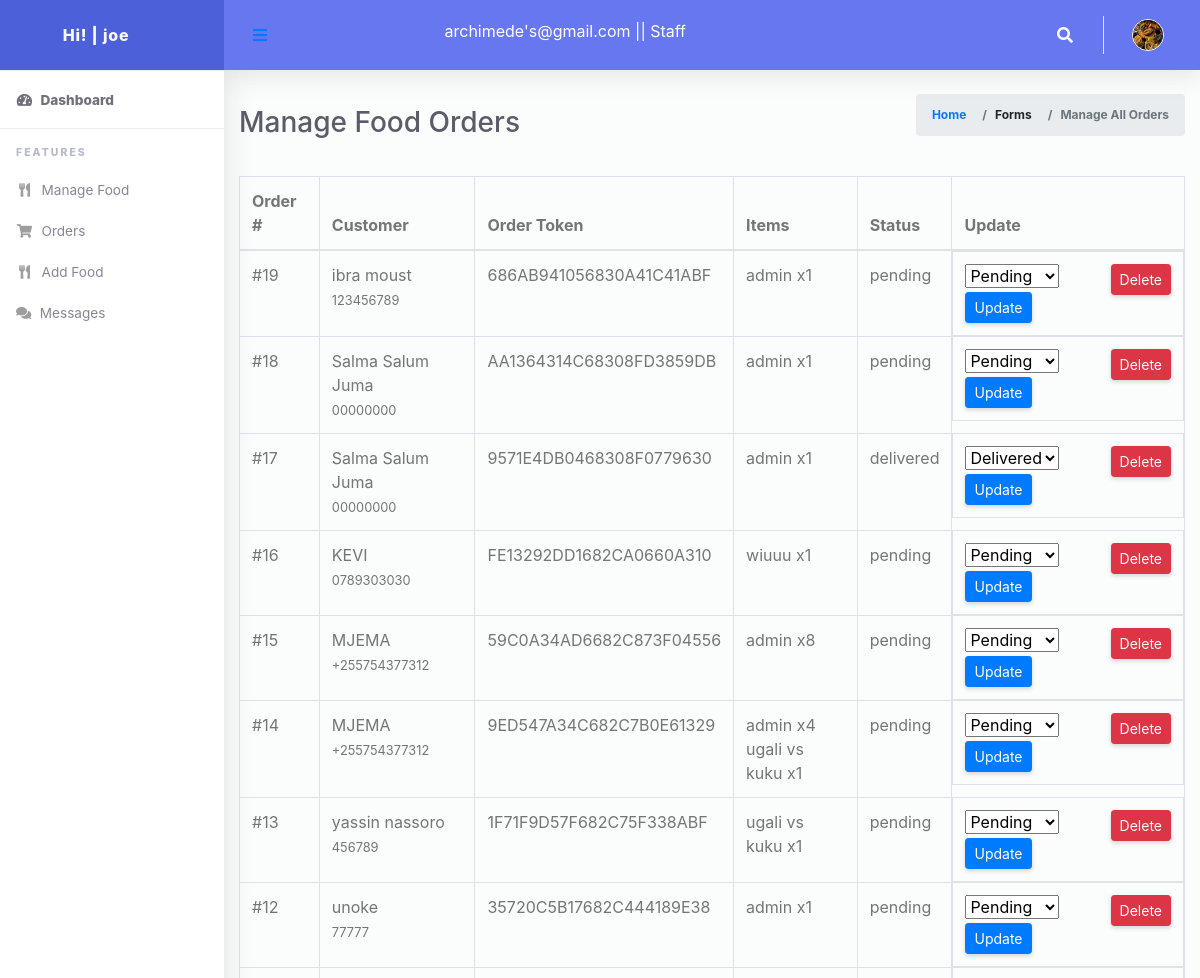
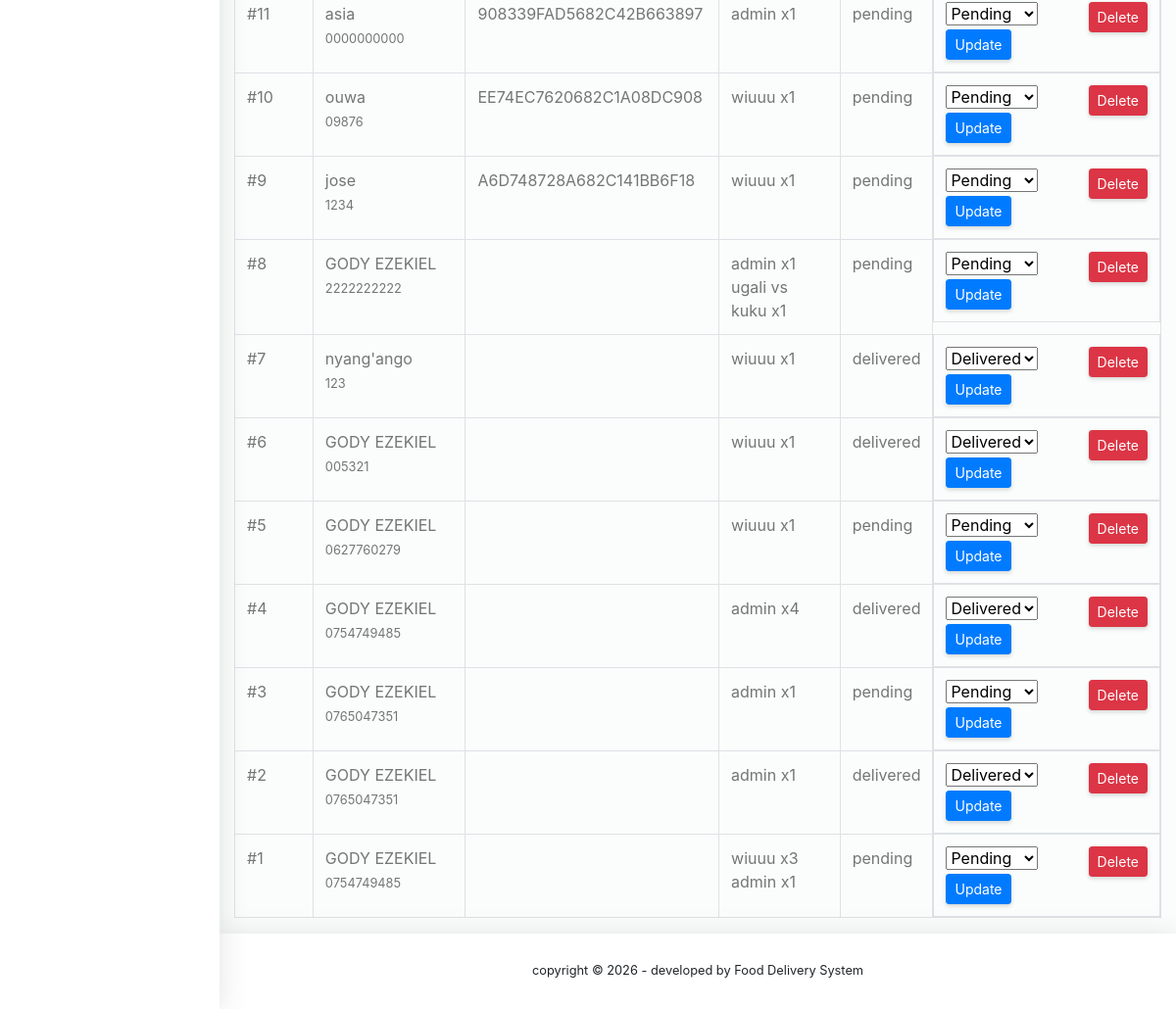
Page /staff/order.php (signed in) on the committed database (2 pictures, top to bottom).
### tables this page shows
CREATE TABLE `users` (
  `id` int(11) NOT NULL,
  `username` varchar(50) DEFAULT NULL,
  `email` varchar(100) DEFAULT NULL,
  `password` varchar(255) DEFAULT NULL,
  `role` enum('admin','staff','user') DEFAULT NULL,
  `image` varchar(255) DEFAULT NULL,
  `created_at` timestamp NOT NULL DEFAULT current_timestamp()
);

CREATE TABLE `orders` (
  `id` int(11) NOT NULL,
  `user_id` int(11) DEFAULT NULL,
  `status` enum('pending','accepted','dispatched','delivered') DEFAULT 'pending',
  `order_token` varchar(50) DEFAULT NULL,
  `created_at` timestamp NOT NULL DEFAULT current_timestamp()
);

CREATE TABLE `guest_info` (
  `id` int(11) NOT NULL,
  `order_id` int(11) DEFAULT NULL,
  `fullname` varchar(100) DEFAULT NULL,
  `email` varchar(100) DEFAULT NULL,
  `phone` varchar(20) DEFAULT NULL,
  `address` text DEFAULT NULL
);

CREATE TABLE `order_items` (
  `id` int(11) NOT NULL,
  `order_id` int(11) DEFAULT NULL,
  `food_item_id` int(11) DEFAULT NULL,
  `quantity` int(11) DEFAULT NULL
);

CREATE TABLE `food_items` (
  `id` int(11) NOT NULL,
  `name` varchar(100) DEFAULT NULL,
  `description` text DEFAULT NULL,
  `price` decimal(10,2) DEFAULT NULL,
  `image` varchar(255) DEFAULT NULL,
  `available` tinyint(1) DEFAULT 1
);

### staff/order.php (the view, shortened to what this page needs)
<?php
$staff_id = $_SESSION['multi_user_sessions']['staff']['user_id'];
include '../includes/db_connection.php';
$staffInfo = null;
$staff_query = $conn->prepare("SELECT username, email, role, image FROM users WHERE id = ?");
$staff_query->bind_param("i", $staff_id);
$staff_query->execute();
$staff_result = $staff_query->get_result();
if ($staff_result && $staff_result->num_rows > 0) {
    $staffInfo = $staff_result->fetch_assoc();
}
?>
<!DOCTYPE html>
<html>
<head>
    <link href="vendor/fontawesome-free/css/all.min.css" rel="stylesheet" type="text/css">
    <link href="vendor/bootstrap/css/bootstrap.min.css" rel="stylesheet" type="text/css">
    <link href="css/ruang-admin.min.css" rel="stylesheet">
    <link href="css/bootstrap.css" rel="stylesheet">
</head>
<body id="page-top">
    <div id="wrapper">
        <?php include('includes/sidebar.php'); ?>
        <div id="content-wrapper" class="d-flex flex-column">
            <div id="content">
                <?php include('includes/header.php'); ?>
                <div class="container-fluid" id="container-wrapper">
                    <div class="d-sm-flex align-items-center justify-content-between mb-4">
                        <h1 class="h3 mb-0 text-gray-800">Manage Food Orders</h1>
                        <ol class="breadcrumb">
                            <li class="breadcrumb-item"><a href="dashboard.php">Home</a></li>
                            <li class="breadcrumb-item">Forms</li>
                            <li class="breadcrumb-item active" aria-current="page">Manage All Orders</li>
                        </ol>
                    </div>
                    <table class="table table-bordered">
                        <thead>
                            <tr>
                                <th>Order #</th>
                                <th>Customer</th>
                                <th>Order Token</th>
                                <th>Items</th>
                                <th>Status</th>
                                <th>Update</th>
                            </tr>
                        </thead>
                        <tbody>
                            <?php
                            $orders = mysqli_query($conn, "SELECT * FROM orders ORDER BY created_at DESC");
                            while ($order = mysqli_fetch_assoc($orders)) {
                                $order_id = $order['id'];
                                $token = $order['order_token'];
                                $user_id = $order['user_id'];
                                if ($user_id) {
                                    $user_res = mysqli_query($conn, "SELECT username FROM users WHERE id = $user_id");
                                    $user = mysqli_fetch_assoc($user_res);
                                    $customer = htmlspecialchars($user['username']);
                                } else {
                                    $guest_res = mysqli_query($conn, "SELECT * FROM guest_info WHERE order_id = $order_id");
                                    $guest = mysqli_fetch_assoc($guest_res);
                                    $customer = htmlspecialchars($guest['fullname']) . "<br><small>" . $guest['phone'] . "</small>";
                                }
                                $items = mysqli_query($conn, "SELECT f.name, oi.quantity FROM order_items oi JOIN food_items f ON f.id = oi.food_item_id WHERE oi.order_id = $order_id");
                                $item_list = "";
                                while ($item = mysqli_fetch_assoc($items)) {
                                    $item_list .= "{$item['name']} x{$item['quantity']}<br>";
                                }
                                echo "<tr>
                        <td>#{$order_id}</td>
                        <td>{$customer}</td>
                        <td>{$token}</td>
                        <td>{$item_list}</td>
                        <td>{$order['status']}</td>
                        <td class='d-flex'>
                        <form method='POST' action='update_order_status.php' class='me-2'>
                            <input type='hidden' name='order_id' value='{$order_id}'>
                            <select name='status' class='form-select form-select-sm mb-1'>
                                <option value='pending' " . ($order['status'] == 'pending' ? 'selected' : '') . ">Pending</option>
                                <option value='delivered' " . ($order['status'] == 'delivered' ? 'selected' : '') . ">Delivered</option>
                            </select>
                            <button class='btn btn-sm btn-primary'>Update</button>
                        </form>
                        <form method='POST' action='delete_order.php' onsubmit='return confirm(\"Are you sure you want to delete this order?\")'>
                            <input type='hidden' name='order_id' value='{$order_id}'>
                            <button class='btn btn-sm btn-danger'>Delete</button>
                        </form>
                    </td>
                    </tr>";
                            }
                            ?>
                        </tbody>
                    </table>
                </div>
            </div>
            <?php include('includes/footer.php'); ?>
        </div>
    </div>
</body>
</html>

### staff/includes/sidebar.php (shortened to what this page needs)
<ul class="navbar-nav sidebar sidebar-light accordion" id="accordionSidebar">
  <a class="sidebar-brand d-flex align-items-center justify-content-center" href="dashboard.php">
    <div class="sidebar-brand-icon">
      Hi! | <?= htmlspecialchars($staffInfo['username']) ?>
    </div>
  </a>
  <hr class="sidebar-divider my-0">
  <li class="nav-item active">
    <a class="nav-link" href="dashboard.php">
      <i class="fas fa-fw fa-tachometer-alt"></i>
      <span>Dashboard</span></a>
    </li>
    <hr class="sidebar-divider">
    <div class="sidebar-heading">
      Features
    </div>
   <li class="nav-item">
    <a class="nav-link" href="manage_food.php">
      <i class="fas fa-fw fa-utensils"></i>
      <span>Manage Food</span>
    </a>
  </li>
    <li class="nav-item">
    <a class="nav-link" href="order.php">
      <i class="fas fa-fw fa-shopping-cart"></i>
      <span>Orders</span>
    </a>
  </li>
  <li class="nav-item">
    <a class="nav-link" href="add_food.php">
      <i class="fas fa-fw fa-utensils"></i>
      <span>Add Food</span>
    </a>
  </li>
  <li class="nav-item">
    <a class="nav-link" href="messages.php">
      <i class="fas fa-comments"></i>
      <span>Messages</span>
    </a>
  </li>
</ul>

### staff/includes/header.php (shortened to what this page needs)
<nav class="navbar navbar-expand navbar-light bg-navbar topbar mb-4 static-top">
  <button id="sidebarToggleTop" class="btn btn-link rounded-circle mr-3">
    <i class="fa fa-bars"></i>
  </button>&nbsp;&nbsp;&nbsp;&nbsp;&nbsp;&nbsp;&nbsp;&nbsp;&nbsp;
  <p class="text-white display-7 mb-2"><?= htmlspecialchars($staffInfo['email']) ?> || <?= ucfirst(htmlspecialchars($staffInfo['role'])) ?></p>
  <ul class="navbar-nav ml-auto">
    <li class="nav-item dropdown no-arrow">
      <a class="nav-link dropdown-toggle" href="#" id="searchDropdown" role="button" data-toggle="dropdown"
        aria-haspopup="true" aria-expanded="false">
        <i class="fas fa-search fa-fw"></i>
      </a>
    </li>
    <li class="nav-item dropdown no-arrow">
      <a class="nav-link dropdown-toggle" href="#" id="userDropdown" role="button" data-toggle="dropdown"
        aria-haspopup="true" aria-expanded="false">
        <?php if (!empty($staffInfo['image']) && file_exists("../" . $staffInfo['image'])): ?>
          <img class="img-profile rounded-circle" src="../<?= htmlspecialchars($staffInfo['image']) ?>"
            class="profile-preview" alt="Current Image" width="60px"><br>
        <?php else: ?>
          <img class="img-profile rounded-circle" src="../uploads/food-bg.jpg" style="max-width: 60px">
        <?php endif; ?>
      </a>
    </li>
  </ul>
</nav>

### rows in the picture
users: username "joe", email "archimede's@gmail.com", role "Staff"
orders: id "19", guest_info.fullname "ibra moust", guest_info.phone "123456789", order_token "686AB941056830A41C41ABF", status "pending", status "Pending"
order_items: food_item.name "admin", quantity "1"
orders: id "18", guest_info.fullname "Salma Salum Juma", guest_info.phone "00000000", order_token "AA1364314C68308FD3859DB", status "pending", status "Pending"
order_items: food_item.name "admin", quantity "1"
orders: id "17", guest_info.fullname "Salma Salum Juma", guest_info.phone "00000000", order_token "9571E4DB0468308F0779630", status "delivered", status "Delivered"
order_items: food_item.name "admin", quantity "1"
orders: id "16", guest_info.fullname "KEVI", guest_info.phone "0789303030", order_token "FE13292DD1682CA0660A310", status "pending", status "Pending"
order_items: food_item.name "wiuuu", quantity "1"
orders: id "15", guest_info.fullname "MJEMA", guest_info.phone "+255754377312", order_token "59C0A34AD6682C873F04556", status "pending", status "Pending"
order_items: food_item.name "admin", quantity "8"
orders: id "14", guest_info.fullname "MJEMA", guest_info.phone "+255754377312", order_token "9ED547A34C682C7B0E61329", status "pending", status "Pending"
order_items: food_item.name "admin", quantity "4"
order_items: food_item.name "ugali vs kuku", quantity "1"
orders: id "13", guest_info.fullname "yassin nassoro", guest_info.phone "456789", order_token "1F71F9D57F682C75F338ABF", status "pending", status "Pending"
order_items: food_item.name "ugali vs kuku", quantity "1"
orders: id "12", guest_info.fullname "unoke", guest_info.phone "77777", order_token "35720C5B17682C444189E38", status "pending", status "Pending"
order_items: food_item.name "admin", quantity "1"
orders: id "11", guest_info.fullname "asia", guest_info.phone "0000000000", order_token "908339FAD5682C42B663897", status "pending", status "Pending"
order_items: food_item.name "admin", quantity "1"
orders: id "10", guest_info.fullname "ouwa", guest_info.phone "09876", order_token "EE74EC7620682C1A08DC908", status "pending", status "Pending"
order_items: food_item.name "wiuuu", quantity "1"
orders: id "9", guest_info.fullname "jose", guest_info.phone "1234", order_token "A6D748728A682C141BB6F18", status "pending", status "Pending"
order_items: food_item.name "wiuuu", quantity "1"
orders: id "8", guest_info.fullname "GODY EZEKIEL", guest_info.phone "2222222222", status "pending", status "Pending"
order_items: food_item.name "admin", quantity "1"
order_items: food_item.name "ugali vs kuku", quantity "1"
orders: id "7", guest_info.fullname "nyang'ango", guest_info.phone "123", status "delivered", status "Delivered"
order_items: food_item.name "wiuuu", quantity "1"
orders: id "6", guest_info.fullname "GODY EZEKIEL", guest_info.phone "005321", status "delivered", status "Delivered"
order_items: food_item.name "wiuuu", quantity "1"
orders: id "5", guest_info.fullname "GODY EZEKIEL", guest_info.phone "0627760279", status "pending", status "Pending"
order_items: food_item.name "wiuuu", quantity "1"
orders: id "4", guest_info.fullname "GODY EZEKIEL", guest_info.phone "0754749485", status "delivered", status "Delivered"
order_items: food_item.name "admin", quantity "4"
orders: id "3", guest_info.fullname "GODY EZEKIEL", guest_info.phone "0765047351", status "pending", status "Pending"
order_items: food_item.name "admin", quantity "1"
orders: id "2", guest_info.fullname "GODY EZEKIEL", guest_info.phone "0765047351", status "delivered", status "Delivered"
order_items: food_item.name "admin", quantity "1"
orders: id "1", guest_info.fullname "GODY EZEKIEL", guest_info.phone "0754749485", status "pending", status "Pending"
order_items: food_item.name "wiuuu", quantity "3"
order_items: food_item.name "admin", quantity "1"
